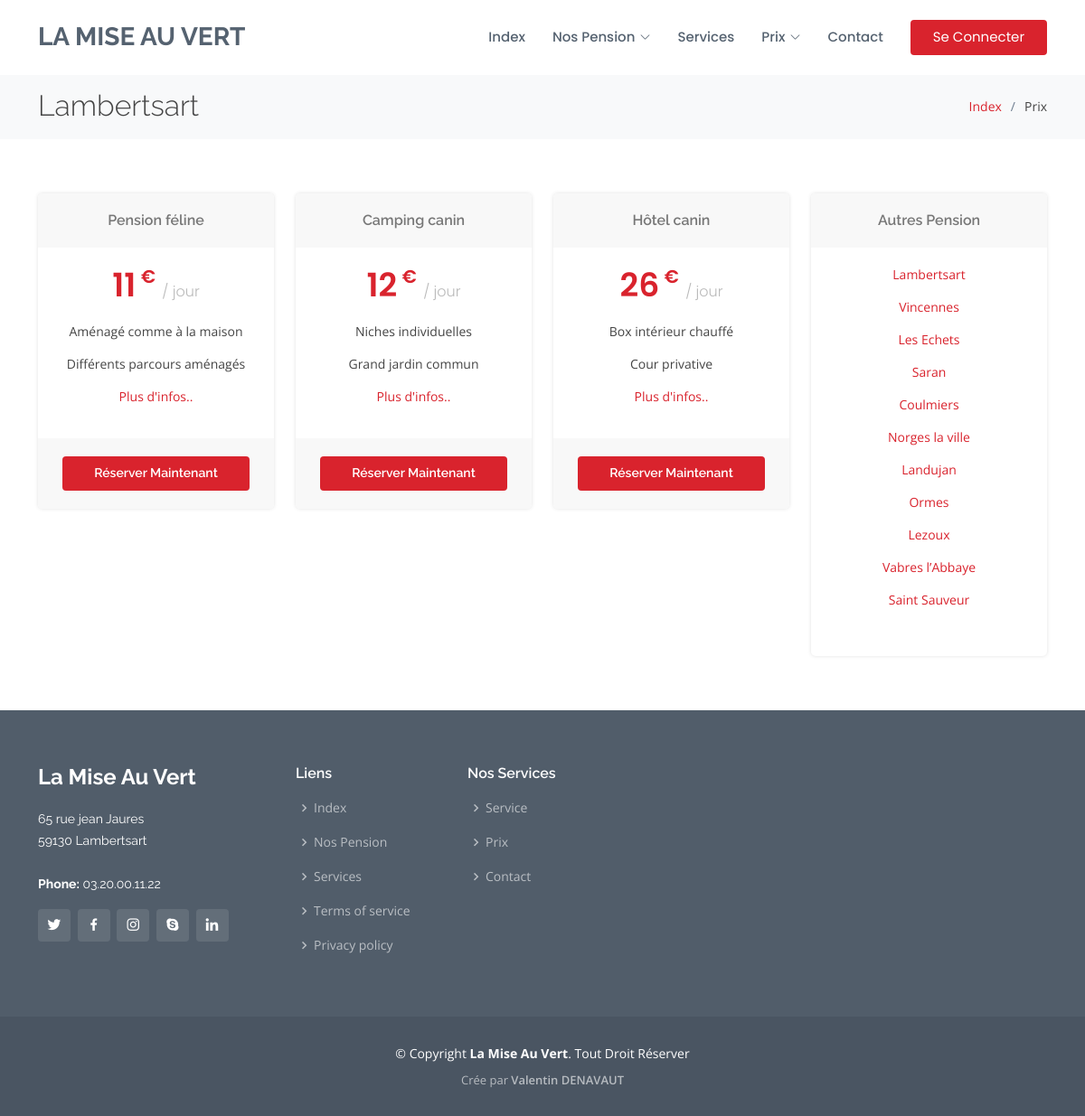
The app's page /prix.php?pen=Lambertsart with its own data.
### tables this page shows
CREATE TABLE `Prix` (
  `Id` int(11) NOT NULL,
  `Tarif` int(11) NOT NULL,
  `PensionId` int(11) NOT NULL,
  `TypeGardiennageId` int(11) NOT NULL
);

### app/helpers/prix.php (called while the page is built, shortened)
<?php
function getPrix($ville, $gardiennage, $conn) {
    $sql = "CALL getPrix(?, ?)";
    $stmt = $conn->prepare($sql);
    $stmt->execute([$ville, $gardiennage]);
    if ($stmt->rowCount() > 0) {
        return $stmt->fetch();
    }
}
?>

### prix.php (the view, shortened to what this page needs)
<!DOCTYPE html>
<html lang="fr">
<head>
    <link href="assets/library/animate.css/animate.min.css" rel="stylesheet">
    <link href="assets/library/bootstrap/css/bootstrap.min.css" rel="stylesheet">
    <link href="assets/library/bootstrap-icons/bootstrap-icons.css" rel="stylesheet">
    <link href="assets/library/boxicons/css/boxicons.min.css" rel="stylesheet">
    <link href="assets/library/glightbox/css/glightbox.min.css" rel="stylesheet">
    <link href="assets/library/remixicon/remixicon.css" rel="stylesheet">
    <link href="assets/library/swiper/swiper-bundle.min.css" rel="stylesheet">
    <link href="assets/css/sailor_style.css" rel="stylesheet">
</head>
<body>
<?php include 'app/includes/navbar.php' ?>
<main id="main">
    <section id="breadcrumbs" class="breadcrumbs">
        <div class="container">
            <div class="d-flex justify-content-between align-items-center">
                <h2>
                    <?php if (isset($_GET['pen'])){
                        if ($_SESSION['Role'] === 'ADMIN') { ?>
                    <?php }
                        if ($_SESSION['Role'] === 'ADMIN' || $_SESSION['Role'] === $_GET['pen']) { ?>
                            <a href="admin/edit/prix.php?pen=<?php if (isset($_GET['pen'])){ echo $_GET['pen']; }?>"><i class="bi bi-arrow-up-circle" data-bs-toggle="tooltip" data-bs-placement="bottom" title="Modifier"></i></a>
                        <?php } echo $_GET['pen']; }
                    else { echo 'Tout nos Prix'; }?>
                </h2>
                <ol>
                    <li><a href="index.php">Index</a></li>
                    <li>Prix</li>
                </ol>
            </div>
        </div>
    </section>
        <main id="main">
            <section id="pricing" class="pricing">
                <div class="container">
                    <div class="row">
                        <?php if (isset($_GET['pen'])) {
                            include 'app/db_conn.php';
                            include 'app/helpers/prix.php';
                            $prixPension = getPrix($_GET['pen'], "Pension Feline" ,$conn);
                            $prixCamping = getPrix($_GET['pen'], "Camping Canin" ,$conn);
                            $prixHotel = getPrix($_GET['pen'], "Hotel Canin" ,$conn);
                        }
                            else{ $prixPension =''; } ?>
                        <?php if ($prixPension !== '') { ?>
                            <div class="col-lg-3 col-md-6">
                                <div class="box">
                                    <h3>Pension féline</h3>
                                    <h4><?= $prixPension['Tarif'] ?> <sup>€</sup><span> / jour</span></h4>
                                    <ul>
                                        <li>Aménagé comme à la maison</li>
                                        <li>Différents parcours aménagés</li>
                                        <li><a href="services.php">Plus d'infos..</a></li>
                                    </ul>
                                    <div class="btn-wrap">
                                        <a href="#" class="btn-buy">Réserver Maintenant</a>
                                    </div>
                                </div>
                            </div>
                            <div class="col-lg-3 col-md-6 mt-4 mt-lg-0">
                                <div class="box">
                                    <h3>Camping canin</h3>
                                    <h4><?= $prixCamping['Tarif'] ?> <sup>€</sup><span> / jour</span></h4>
                                    <ul>
                                        <li>Niches individuelles</li>
                                        <li>Grand jardin commun</li>
                                        <li><a href="services.php">Plus d'infos..</a></li>
                                    </ul>
                                    <div class="btn-wrap">
                                        <a href="#" class="btn-buy">Réserver Maintenant</a>
                                    </div>
                                </div>
                            </div>
                            <div class="col-lg-3 col-md-6 mt-4 mt-lg-0">
                                <div class="box">
                                    <h3>Hôtel canin</h3>
                                    <h4><?= $prixHotel['Tarif'] ?> <sup>€</sup><span> / jour</span></h4>
                                    <ul>
                                        <li>Box intérieur chauffé</li>
                                        <li>Cour privative</li>
                                        <li><a href="services.php">Plus d'infos..</a></li>
                                    </ul>
                                    <div class="btn-wrap">
                                        <a href="#" class="btn-buy">Réserver Maintenant</a>
                                    </div>
                                </div>
                            </div>
                        <?php } ?>
                        <div class="col-lg-3 col-md-6 mt-4 mt-lg-0">
                            <div class="box">
                                <h3 class="sidebar-title">Autres Pension</h3>
                                <div class="sidebar-item categories">
                                    <ul>
                                        <li><a href="prix.php?pen=Lambertsart">Lambertsart</a></li>
                                        <li><a href="prix.php?pen=Vincennes">Vincennes</a></li>
                                        <li><a href="prix.php?pen=Les Echets">Les Echets</a></li>
                                        <li><a href="prix.php?pen=Saran">Saran</a></li>
                                        <li><a href="prix.php?pen=Coulmiers">Coulmiers</a></li>
                                        <li><a href="prix.php?pen=Norges la ville">Norges la ville</a></li>
                                        <li><a href="prix.php?pen=Landujan">Landujan</a></li>
                                        <li><a href="prix.php?pen=Ormes">Ormes</a></li>
                                        <li><a href="prix.php?pen=Lezoux">Lezoux</a></li>
                                        <li><a href="prix.php?pen=Vabres l’Abbaye">Vabres l’Abbaye</a></li>
                                        <li><a href="prix.php?pen=Saint Sauveur">Saint Sauveur</a></li>
                                    </ul>
                                </div>
                            </div>
                        </div>
                    </div>
                </div>
            </section>
        </main>
</main>
<?php include 'app/includes/footer.php' ?>
</body>
</html>

### assets/css/sailor_style.css (style rules this page uses)
body { font-family: "Open Sans", sans-serif; color: #444444; }
a { text-decoration: none; color: #d9232d; }
h1, h2, h3, h4, h5, h6 { font-family: "Raleway", sans-serif; }
section { padding: 60px 0; overflow: hidden; }
.breadcrumbs { padding: 18px 0; background: #f8f9fa; min-height: 40px; margin-top: 80px; }
.breadcrumbs h2 { font-size: 32px; font-weight: 300; margin: 0; }
.breadcrumbs ol { display: flex; flex-wrap: wrap; list-style: none; padding: 0; margin: 0; font-size: 14px; }
.breadcrumbs ol li + li { padding-left: 10px; }
.breadcrumbs ol li + li::before { display: inline-block; padding-right: 10px; color: #6b7b8d; content: "/"; }
.pricing .box { padding: 20px; background: #fff; text-align: center; box-shadow: 0px 0px 4px rgba(0, 0, 0, 0.12); border-radius: 5px; position: relative; overflow: hidden; }
.pricing h3 { font-weight: 400; margin: -20px -20px 20px -20px; padding: 20px 15px; font-size: 16px; font-weight: 600; color: #777777; background: #f8f8f8; }
.pricing h4 { font-size: 36px; color: #d9232d; font-weight: 600; font-family: "Poppins", sans-serif; margin-bottom: 20px; }
.pricing h4 sup { font-size: 20px; top: -15px; left: -3px; }
.pricing h4 span { color: #bababa; font-size: 16px; font-weight: 300; }
.pricing ul { padding: 0; list-style: none; color: #444444; text-align: center; line-height: 20px; font-size: 14px; }
.pricing ul li { padding-bottom: 16px; }
.pricing .btn-wrap { margin: 20px -20px -20px -20px; padding: 20px 15px; background: #f8f8f8; text-align: center; }
.pricing .btn-buy { background: #d9232d; display: inline-block; padding: 8px 35px 9px 35px; border-radius: 4px; color: #fff; transition: none; font-size: 14px; font-weight: 400; font-family: "Raleway", sans-serif; font-weight: 600; transition: 0.3s; }

### records on screen
prix: Tarif "11"
prix: Tarif "12"
prix: Tarif "26"

### other values on screen
$_GET['pen'] "Lambertsart"
